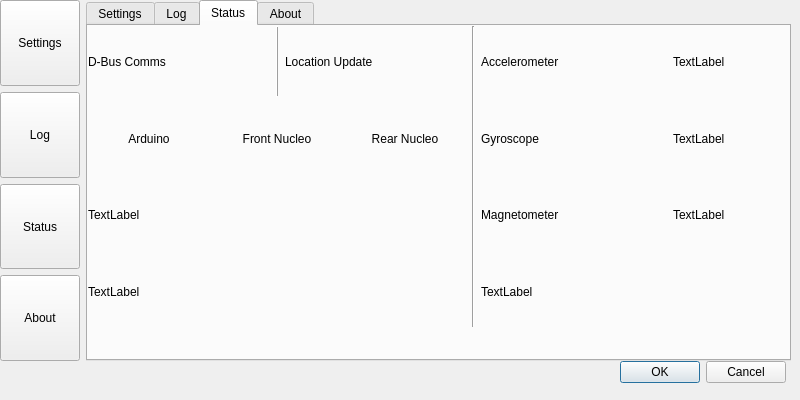
<?xml version="1.0" encoding="UTF-8"?>
<ui version="4.0">
 <class>SettingsScreen</class>
 <widget class="QWidget" name="SettingsScreen">
  <property name="geometry">
   <rect>
    <x>0</x>
    <y>0</y>
    <width>800</width>
    <height>400</height>
   </rect>
  </property>
  <property name="minimumSize">
   <size>
    <width>800</width>
    <height>400</height>
   </size>
  </property>
  <property name="maximumSize">
   <size>
    <width>800</width>
    <height>400</height>
   </size>
  </property>
  <property name="windowTitle">
   <string>Settings</string>
  </property>
  <property name="autoFillBackground">
   <bool>true</bool>
  </property>
  <widget class="QDialogButtonBox" name="buttonBox">
   <property name="geometry">
    <rect>
     <x>620</x>
     <y>360</y>
     <width>166</width>
     <height>25</height>
    </rect>
   </property>
   <property name="standardButtons">
    <set>QDialogButtonBox::Cancel|QDialogButtonBox::Ok</set>
   </property>
  </widget>
  <widget class="QWidget" name="horizontalLayoutWidget_2">
   <property name="geometry">
    <rect>
     <x>0</x>
     <y>0</y>
     <width>791</width>
     <height>361</height>
    </rect>
   </property>
   <layout class="QHBoxLayout" name="horizontalLayout_5">
    <item>
     <layout class="QVBoxLayout" name="verticalLayout_3">
      <item>
       <widget class="QPushButton" name="settingsPB">
        <property name="sizePolicy">
         <sizepolicy hsizetype="Minimum" vsizetype="MinimumExpanding">
          <horstretch>0</horstretch>
          <verstretch>0</verstretch>
         </sizepolicy>
        </property>
        <property name="text">
         <string>Settings</string>
        </property>
       </widget>
      </item>
      <item>
       <widget class="QPushButton" name="logPB">
        <property name="sizePolicy">
         <sizepolicy hsizetype="Minimum" vsizetype="MinimumExpanding">
          <horstretch>0</horstretch>
          <verstretch>0</verstretch>
         </sizepolicy>
        </property>
        <property name="text">
         <string>Log</string>
        </property>
       </widget>
      </item>
      <item>
       <widget class="QPushButton" name="statusPB">
        <property name="sizePolicy">
         <sizepolicy hsizetype="Minimum" vsizetype="MinimumExpanding">
          <horstretch>0</horstretch>
          <verstretch>0</verstretch>
         </sizepolicy>
        </property>
        <property name="text">
         <string>Status</string>
        </property>
       </widget>
      </item>
      <item>
       <widget class="QPushButton" name="aboutPB">
        <property name="sizePolicy">
         <sizepolicy hsizetype="Minimum" vsizetype="MinimumExpanding">
          <horstretch>0</horstretch>
          <verstretch>0</verstretch>
         </sizepolicy>
        </property>
        <property name="text">
         <string>About</string>
        </property>
       </widget>
      </item>
     </layout>
    </item>
    <item>
     <widget class="QTabWidget" name="tabWidget">
      <property name="font">
       <font>
        <pointsize>9</pointsize>
       </font>
      </property>
      <property name="currentIndex">
       <number>2</number>
      </property>
      <widget class="QWidget" name="settingsTab">
       <attribute name="title">
        <string>Settings</string>
       </attribute>
      </widget>
      <widget class="QWidget" name="logTab">
       <attribute name="title">
        <string>Log</string>
       </attribute>
       <widget class="QTextBrowser" name="logView">
        <property name="geometry">
         <rect>
          <x>10</x>
          <y>10</y>
          <width>761</width>
          <height>291</height>
         </rect>
        </property>
       </widget>
      </widget>
      <widget class="QWidget" name="tab">
       <attribute name="title">
        <string>Status</string>
       </attribute>
       <widget class="QWidget" name="horizontalLayoutWidget">
        <property name="geometry">
         <rect>
          <x>0</x>
          <y>0</y>
          <width>771</width>
          <height>301</height>
         </rect>
        </property>
        <layout class="QHBoxLayout" name="horizontalLayout">
         <item>
          <layout class="QVBoxLayout" name="verticalLayout">
           <item>
            <layout class="QHBoxLayout" name="horizontalLayout_6">
             <item>
              <widget class="QLabel" name="dbusStatusLabel">
               <property name="text">
                <string>D-Bus Comms</string>
               </property>
              </widget>
             </item>
             <item>
              <widget class="QFrame" name="frame_2">
               <property name="frameShape">
                <enum>QFrame::VLine</enum>
               </property>
               <property name="frameShadow">
                <enum>QFrame::Raised</enum>
               </property>
              </widget>
             </item>
             <item>
              <widget class="QLabel" name="locationUpdateLabel">
               <property name="text">
                <string>Location Update</string>
               </property>
              </widget>
             </item>
            </layout>
           </item>
           <item>
            <layout class="QHBoxLayout" name="horizontalLayout_7">
             <item>
              <widget class="QLabel" name="arduinoStatusLabel">
               <property name="text">
                <string>Arduino</string>
               </property>
               <property name="alignment">
                <set>Qt::AlignCenter</set>
               </property>
              </widget>
             </item>
             <item>
              <widget class="QLabel" name="frontNucleoStatusLabel">
               <property name="text">
                <string>Front Nucleo</string>
               </property>
               <property name="alignment">
                <set>Qt::AlignCenter</set>
               </property>
              </widget>
             </item>
             <item>
              <widget class="QLabel" name="rearNucleoStatusLabel">
               <property name="text">
                <string>Rear Nucleo</string>
               </property>
               <property name="alignment">
                <set>Qt::AlignCenter</set>
               </property>
              </widget>
             </item>
            </layout>
           </item>
           <item>
            <widget class="QLabel" name="coordinateLabel">
             <property name="text">
              <string>TextLabel</string>
             </property>
            </widget>
           </item>
           <item>
            <widget class="QLabel" name="ipLabel">
             <property name="text">
              <string>TextLabel</string>
             </property>
            </widget>
           </item>
          </layout>
         </item>
         <item>
          <widget class="QFrame" name="frame">
           <property name="frameShape">
            <enum>QFrame::VLine</enum>
           </property>
           <property name="frameShadow">
            <enum>QFrame::Sunken</enum>
           </property>
          </widget>
         </item>
         <item>
          <layout class="QVBoxLayout" name="verticalLayout_2">
           <item>
            <layout class="QHBoxLayout" name="horizontalLayout_2">
             <item>
              <widget class="QLabel" name="accelStatusLabel">
               <property name="text">
                <string>Accelerometer</string>
               </property>
              </widget>
             </item>
             <item>
              <widget class="QLabel" name="accelReadingLabel">
               <property name="text">
                <string>TextLabel</string>
               </property>
              </widget>
             </item>
            </layout>
           </item>
           <item>
            <layout class="QHBoxLayout" name="horizontalLayout_3">
             <item>
              <widget class="QLabel" name="gyroStatusLabel">
               <property name="text">
                <string>Gyroscope</string>
               </property>
              </widget>
             </item>
             <item>
              <widget class="QLabel" name="gyroReadingLabel">
               <property name="text">
                <string>TextLabel</string>
               </property>
              </widget>
             </item>
            </layout>
           </item>
           <item>
            <layout class="QHBoxLayout" name="horizontalLayout_4">
             <item>
              <widget class="QLabel" name="magStatusLabel">
               <property name="text">
                <string>Magnetometer</string>
               </property>
              </widget>
             </item>
             <item>
              <widget class="QLabel" name="magReadingLabel">
               <property name="text">
                <string>TextLabel</string>
               </property>
              </widget>
             </item>
            </layout>
           </item>
           <item>
            <widget class="QLabel" name="usDistLabel">
             <property name="text">
              <string>TextLabel</string>
             </property>
            </widget>
           </item>
          </layout>
         </item>
        </layout>
       </widget>
      </widget>
      <widget class="QWidget" name="aboutTab">
       <attribute name="title">
        <string>About</string>
       </attribute>
       <widget class="QLabel" name="infoLabel">
        <property name="geometry">
         <rect>
          <x>10</x>
          <y>10</y>
          <width>761</width>
          <height>291</height>
         </rect>
        </property>
        <property name="frameShape">
         <enum>QFrame::Box</enum>
        </property>
        <property name="frameShadow">
         <enum>QFrame::Raised</enum>
        </property>
        <property name="lineWidth">
         <number>2</number>
        </property>
        <property name="text">
         <string>&lt;!DOCTYPE HTML PUBLIC &quot;-//W3C//DTD HTML 4.0//EN&quot; &quot;http://www.w3.org/TR/REC-html40/strict.dtd&quot;&gt;
&lt;html&gt;&lt;head&gt;&lt;meta name=&quot;qrichtext&quot; content=&quot;1&quot; /&gt;&lt;style type=&quot;text/css&quot;&gt;
p, li { white-space: pre-wrap; }
&lt;/style&gt;&lt;/head&gt;&lt;body style=&quot; font-family:'Ubuntu'; font-size:11pt; font-weight:400; font-style:normal;&quot;&gt;
&lt;p style=&quot; margin-top:12px; margin-bottom:12px; margin-left:0px; margin-right:0px; -qt-block-indent:0; text-indent:0px;&quot;&gt;&lt;span style=&quot; font-size:20pt; font-weight:600;&quot;&gt;Reveles&lt;/span&gt;&lt;/p&gt;
&lt;p style=&quot; margin-top:12px; margin-bottom:12px; margin-left:0px; margin-right:0px; -qt-block-indent:0; text-indent:0px;&quot;&gt;&lt;span style=&quot; font-size:9pt; font-style:italic;&quot;&gt;Latin - to Detect or Discover&lt;/span&gt;&lt;/p&gt;
&lt;hr /&gt;
&lt;p style=&quot; margin-top:12px; margin-bottom:12px; margin-left:0px; margin-right:0px; -qt-block-indent:0; text-indent:0px;&quot;&gt;Created By Frank Hittel, Alisha Johnson, and Alex Portolese. © 2018. All Rights Reserved. &lt;br /&gt;&lt;/p&gt;
&lt;p style=&quot; margin-top:12px; margin-bottom:12px; margin-left:0px; margin-right:0px; -qt-block-indent:0; text-indent:0px;&quot;&gt;Designed for Trine University Department of Electrical and Computer Engineering Senior Design. &lt;/p&gt;
&lt;p style=&quot;-qt-paragraph-type:empty; margin-top:12px; margin-bottom:12px; margin-left:0px; margin-right:0px; -qt-block-indent:0; text-indent:0px;&quot;&gt;&lt;br /&gt;&lt;/p&gt;
&lt;hr /&gt;
&lt;p style=&quot;-qt-paragraph-type:empty; margin-top:0px; margin-bottom:0px; margin-left:0px; margin-right:0px; -qt-block-indent:0; text-indent:0px;&quot;&gt;&lt;br /&gt;&lt;/p&gt;&lt;/body&gt;&lt;/html&gt;</string>
        </property>
        <property name="textFormat">
         <enum>Qt::RichText</enum>
        </property>
        <property name="alignment">
         <set>Qt::AlignLeading|Qt::AlignLeft|Qt::AlignTop</set>
        </property>
       </widget>
      </widget>
     </widget>
    </item>
   </layout>
  </widget>
 </widget>
 <resources/>
 <connections/>
</ui>
